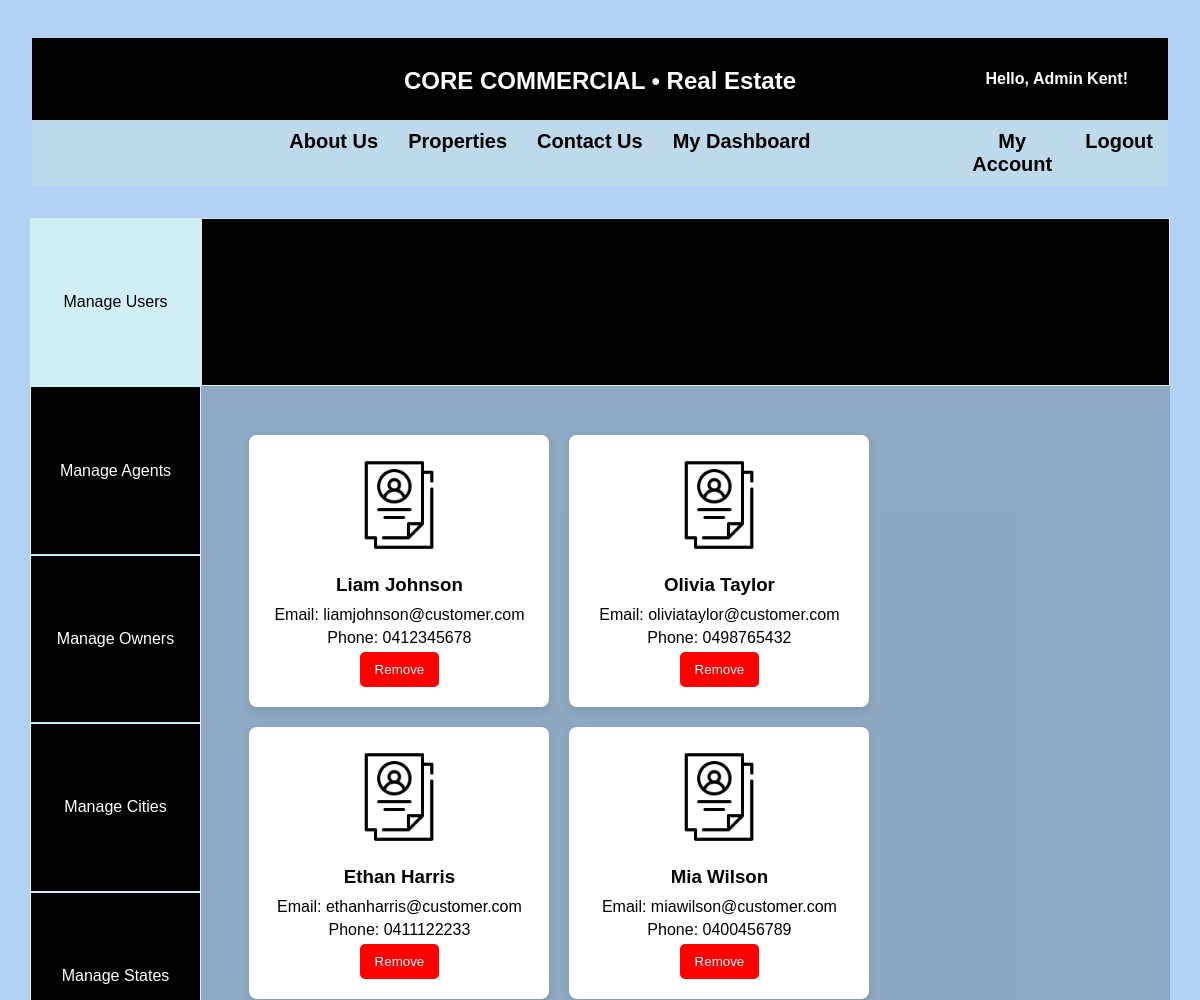
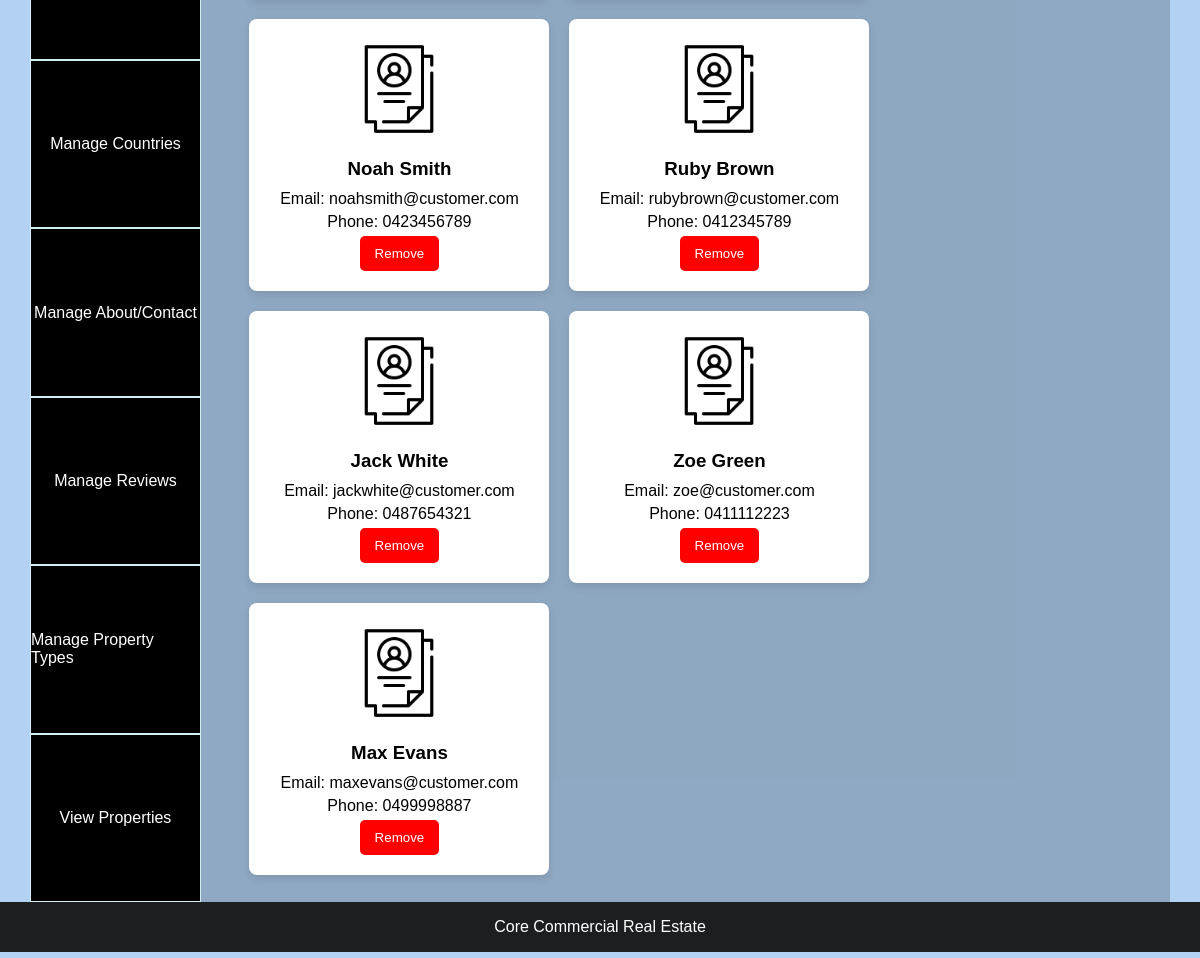
The page /admin/manage-users.php (signed in) on the database its author committed (2 pictures, top to bottom).
### tables this page shows
CREATE TABLE IF NOT EXISTS users (
    id INT AUTO_INCREMENT PRIMARY KEY,
    name VARCHAR(100) NOT NULL,
    email VARCHAR(100) NOT NULL UNIQUE,
    password VARCHAR(255) NOT NULL,  
    phone VARCHAR(20),
    type ENUM('customer', 'owner', 'admin') NOT NULL
);

### admin/manage-users.php (the view, shortened to what this page needs)
<?php
include '../includes/db.php';
$customersStatement = $pdo->query("SELECT * FROM users WHERE type = 'customer'");
$customers = $customersStatement->fetchAll(PDO::FETCH_ASSOC);
?>
<!DOCTYPE html>
<html lang="en">
<head>
    <link rel="stylesheet" href="../assets/css/style.css">
</head>
<body>
    <div class="admin-dashboard">
        <header class="navbar">
            <nav class="nav-bar-container">
                <div class="nav-left">
                    <h1><a href="../index.php"><b>CORE COMMERCIAL</b> • Real Estate</a></h1>
                </div>
                <div class="nav-right">
                    <?php if (isset($_SESSION['user_id'])): ?>
                        <span id="greeting">Hello, <?php echo htmlspecialchars($_SESSION['name']); ?>!</span>
                    <?php endif; ?>
                </div>
            </nav>
            <nav class="nav-links">
                <ul>
                    <div class="centered-links">
                        <li><a href="../about.php">About Us</a></li>
                        <li><a href="../customer/properties.php">Properties</a></li>
                        <li><a href="../contact.php">Contact Us</a></li>
                        <li><a href="dashboard.php">My Dashboard</a></li>
                    </div>
                    <div class="right-hand-links">
                        <li><a href="../my_account.php">My Account</a></li>
                        <li><a href="../logout.php">Logout</a></li>
                    </div>
                </ul>
            </nav>
        </header>
        <main class="admin-overview">
            <div class="admin-menu">
                <div class="admin-button" style="background-color: #d3eff6;">
                    <a href="manage-users.php" style="color: black">Manage Users</a>
                </div>
                <div class="admin-button">
                    <a href="manage-agents.php">Manage Agents</a>
                </div>
                <div class="admin-button">
                    <a href="manage-owners.php">Manage Owners</a>
                </div>
                <div class="admin-button">
                    <a href="manage-cities.php">Manage Cities</a>
                </div>
                <div class="admin-button">
                    <a href="manage-states.php">Manage States</a>
                </div>
                <div class="admin-button">
                    <a href="manage-countries.php">Manage Countries</a>
                </div>
                <div class="admin-button">
                    <a href="manage-content.php">Manage About/Contact</a>
                </div>
                <div class="admin-button">
                    <a href="manage-reviews.php">Manage Reviews</a>
                </div>
                <div class="admin-button">
                    <a href="manage-property-types.php">Manage Property Types</a>
                </div>
                <div class="admin-button">
                    <a href="view-properties.php">View Properties</a>
                </div>
            </div>
            <div class="admin-stats">
                <div class="admin-title">
                </div>
                <div class="object-list">
                    <?php if (!empty($customers)): ?>
                        <?php foreach ($customers as $customer): ?>
                            <div class="object-card">
                                <img src="../assets/logos/customer.png" alt="Customer Logo" class="object-logo">
                                <h3><?php echo htmlspecialchars($customer['name']); ?></h3>
                                <p>Email: <?php echo htmlspecialchars($customer['email']); ?></p>
                                <p>Phone: <?php echo htmlspecialchars($customer['phone']); ?></p>
                                <form method="POST" action="manage-users.php"
                                    onsubmit="return confirm('Are you sure you want to remove this customer?');">
                                    <button type="submit" class="delete-button">Remove</button>
                                </form>
                            </div>
                        <?php endforeach; ?>
                    <?php else: ?>
                        <p>No customers found.</p>
                    <?php endif; ?>
                </div>
            </div>
        </main>
        <footer>
            <p>Core Commercial Real Estate</p>
        </footer>
    </div>
</body>
</html>

### assets/css/style.css (style rules this page uses)
* { margin: 0; padding: 0; box-sizing: border-box; }
html, body { height: 100%; width: 100%; overflow-x: hidden; display: flex; flex-direction: column; }
header { color: white; padding: 2rem; font-family: 'Lucida Sans', 'Lucida Sans Regular', 'Lucida Grande', 'Lucida Sans Unicode', Geneva, Verdana, sans-serif; text-align: center; width: 100%; z-index: 1; position: relative; }
nav ul { list-style: none; display: flex; padding: 1rem; font-size: 20px; }
nav ul li { margin: 0 1rem; }
nav ul li a { color: rgb(0, 0, 0); text-decoration: none; transition: color 0.3s; }
nav h1 { padding-bottom: 15px; padding-top: 19px; background-color: black; color: white; text-align: center; position: relative; }
.centered-links { display: flex; width: 90%; justify-content: center; padding-left: 10%; }
.right-hand-links { display: flex; flex-direction: row; }
#greeting { color: white; font-weight: bold; position: absolute; right: 20px; top: 50%; transform: translateY(-50%); white-space: nowrap; }
.nav-right { position: absolute; right: 20px; }
.nav-left h1 { margin: 0; font-size: 24px; text-align: center; }
.nav-left h1 a { color: #fff; text-decoration: none; }
.nav-links { background-color: rgba(191, 218, 233, 0.9); padding: 10px 0; text-align: center; }
.nav-links ul { margin: 0; padding: 0; list-style: none; }
.nav-links ul li { display: inline; margin: 0 15px; }
.nav-links ul li a { text-decoration: none; color: black; font-weight: bold; }
.nav-bar-container { display: flex; justify-content: center; align-items: center; background-color: #000; color: white; padding: 10px 0; position: relative; }
footer { background-color: rgba(24, 24, 24, 0.97); color: white; text-align: center; padding: 1rem; width: 100%; font-family: 'Lucida Sans', 'Lucida Sans Regular', 'Lucida Grande', 'Lucida Sans Unicode', Geneva, Verdana, sans-serif; }
.admin-dashboard { width: 100vw; height: 100vh; background: rgb(179, 210, 243); display: flex; flex-direction: column; justify-content: center; align-items: center; }
.admin-overview { display: flex; height: 86%; width: 95%; justify-content: space-between; background-color: rgba(0, 0, 0, 0.2); font-family: 'Lucida Sans', 'Lucida Sans Regular', 'Lucida Grande', 'Lucida Sans Unicode', Geneva, Verdana, sans-serif; overflow: hidden; }
.admin-menu { display: flex; flex-direction: column; height: 100%; width: 15%; background-color: rgb(0, 0, 0); }
.admin-button { display: flex; justify-content: center; align-items: center; border: 1px solid #d3eff6; background-color: black; color: white; height: 30%; width: 100%; transform: 0.3s ease; }
.admin-button a { color: white; text-decoration: none; display: block; width: 100%; height: 100%; display: flex; justify-content: center; align-items: center; }
.admin-stats { display: flex; flex-direction: column; width: 85%; height: 100%; overflow: hidden; }
.admin-title { display: flex; align-items: center; padding-left: 15%; width: 100%; height: 10%; border: 1px solid #d3eff6; background-color: black; color: white; }
.object-list { padding: 5%; display: flex; flex-wrap: wrap; gap: 20px; width: 100%; height: 90%; overflow-y: auto; }
.object-card { background-color: #fff; padding: 20px; width: 300px; border-radius: 8px; box-shadow: 0 4px 8px rgba(0, 0, 0, 0.1); text-align: center; }
.object-card img.object-logo { width: 100px; height: 100px; margin-bottom: 15px; }
.object-card h3 { margin-bottom: 10px; }
.object-card p { margin: 5px 0; }
.delete-button { background-color: red; color: white; border: none; padding: 10px 15px; border-radius: 5px; cursor: pointer; }

### rows shown on the page
users: name "Liam Johnson", email "liamjohnson@customer.com", phone "0412345678"
users: name "Olivia Taylor", email "oliviataylor@customer.com", phone "0498765432"
users: name "Ethan Harris", email "ethanharris@customer.com", phone "0411122233"
users: name "Mia Wilson", email "miawilson@customer.com", phone "0400456789"
users: name "Noah Smith", email "noahsmith@customer.com", phone "0423456789"
users: name "Ruby Brown", email "rubybrown@customer.com", phone "0412345789"
users: name "Jack White", email "jackwhite@customer.com", phone "0487654321"
users: name "Zoe Green", email "zoe@customer.com", phone "0411112223"
users: name "Max Evans", email "maxevans@customer.com", phone "0499998887"

### other values the page prints
$_SESSION['name'] "Admin Kent"
